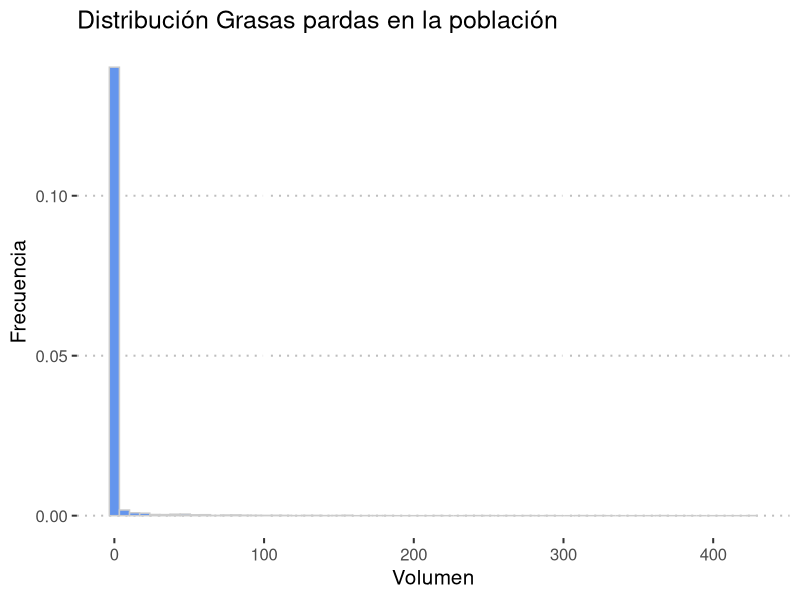
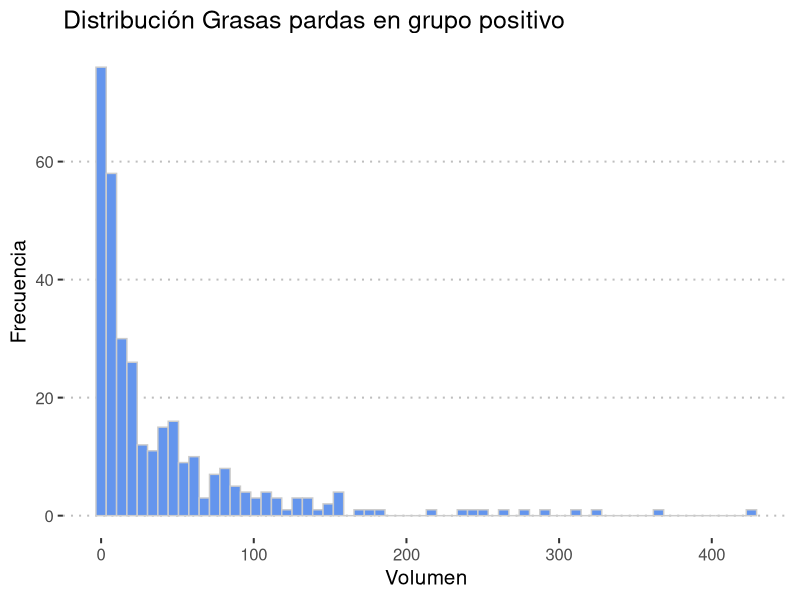
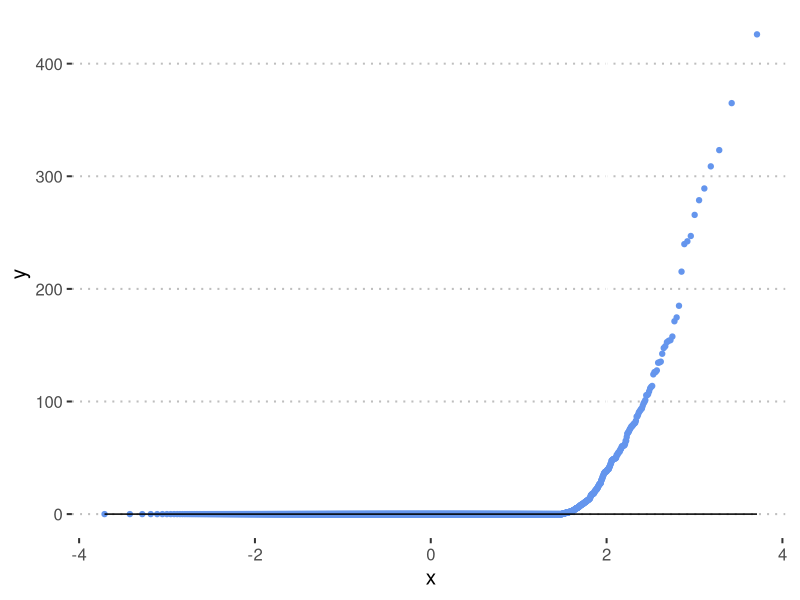
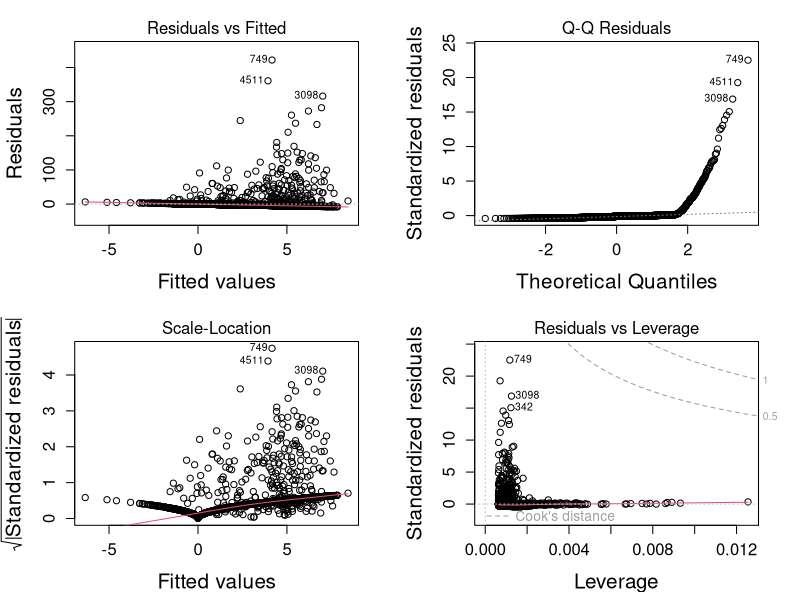
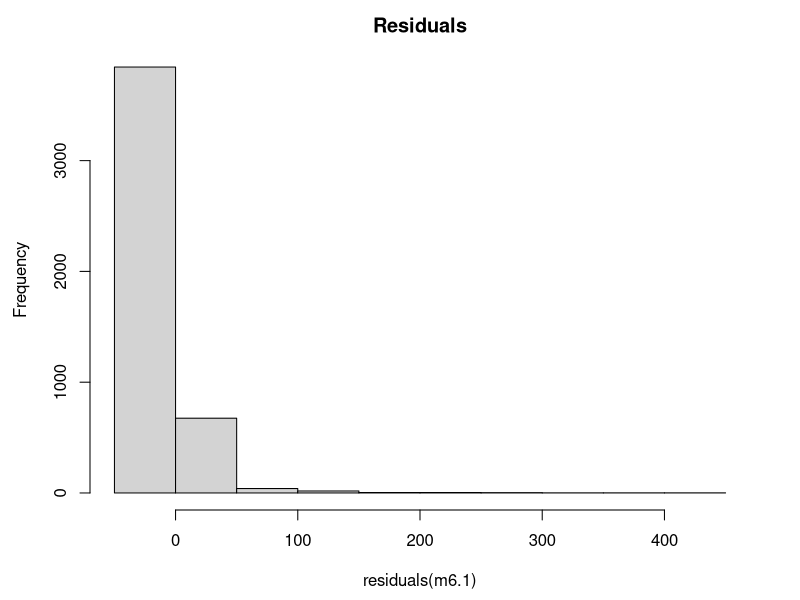

Reproduce these figures in R, in order. (Note: this script raises an error after producing the figures.)
#####################################################################################
## Guion para explicar los comandos para ejecutar regresiones GLM
## Explorar los datos tipo glm y checar modelos
#####################################################################################

library(glmmTMB)
library(data.table)
library(tidyverse)
library(gridExtra)

theme_set(ggpubr::theme_pubclean(base_size = 15)) # Load theme

# Cargar datos

d <- fread("Datasets/BrownFat_2011.csv")

# Sección 1: Gráficos de checkeo ------------------------------------------------------------
 
d %>% 
  ggplot(., aes(x = Total_vol, y = ..density..)) +
  geom_histogram(bins = 64, col = "grey80", fill = "cornflowerblue") +
  labs(x = "Volumen", y = "Frecuencia", title = "Distribución Grasas pardas en la población")

d[Total_vol > 0] %>% 
  ggplot(., aes(x = Total_vol))  +
  geom_histogram(bins = 64, col = "grey80", fill = "cornflowerblue")+
  labs(x = "Volumen", y = "Frecuencia", title = "Distribución Grasas pardas en grupo positivo")

d %>% 
  ggplot(., aes(sample = Total_vol)) +
  geom_qq(col = "cornflowerblue") +
  geom_qq_line(distribution = qnorm) 

m6.1 <- lm(Total_vol ~ BMI + Cancer_Status  + Sex + Season, 
           data = d) 
par(mfrow = c(2,2), 
    mar = c(4.5, 4.5, 2.5, 2.5))
plot(m6.1, cex.axis = 1.2, cex.lab = 1.5, cex.main = 12, cex.sub = 20)
par(mfrow = c(1,1)) 
    
hist(residuals(m6.1), main = "Residuals")

m6.1.1 <- glmmTMB(Total_vol ~ BMI + Cancer_Status  + Sex + Season, 
                  data = d, family = gaussian) 


m6.2 <- glmmTMB(Total_vol ~ BMI + Cancer_Status  + Sex + Season, 
                data = d, 
                family = tweedie(link = "log"))

AIC(m6.1, m6.1.1, m6.2)

summary(m6.2)

# Presentar resultados GLM

plot_model(model = m6.2, sort.est = T, show.values = TRUE, transform = NULL)
plot_model(model = m6.2, sort.est = T, show.values = TRUE, transform = "exp")

# Verificar el modelo

par(mfrow = c(1,3), 
    mar = c(5, 5, 2.5, 2.5),
    cex.axis = 1.2, cex.lab = 1.5, cex.main = 1.2, cex.sub = 20)

plot(fitted(m6.2), residuals(m6.2), 
     xlab = "Valor Ajustado", ylab = "Valor Residual")
qqnorm(resid(m6.2))
qqline(resid(m6.2))
hist(resid(m6.2), xlab = "Residuos", main = "")

# Sección 2: Modelar la dispersion y los ceros ----------------------------------------

d[, .(BrownFat, Age, Diabetes, Cancer_Status)] %>%
  melt.data.table(., id.vars = "BrownFat", verbose = F) %>%
  .[, .(Count = .N), by = .(variable, value, BrownFat)] %>%
  
  ggplot(., aes(x = as.factor(value),y = Count, fill = as.factor(BrownFat)) ) +
  geom_bar(stat = "identity", position = "fill") +
  facet_wrap(~ variable, scales = "free_x", nrow = 1) +
  scale_fill_brewer(palette = "Set1") +
  labs(x = "", y = "Población con grasa parda") +
  ggpubr::theme_pubclean(base_size = 20)

# Predecir los 0
m7.1 <- glmmTMB(Total_vol ~ BMI + Cancer_Status  + Sex + Season, 
                ziformula =  ~ Diabetes + Age,
                data = d, 
                family = tweedie(link = "log"))
summary(m7.1)

# Modelar la dispersión

d[Total_vol > 0] %>%
  ggplot(., aes(x = Total_vol)) +
  geom_histogram(fill = "cornflowerblue", col = "gray80", bins = 64) +
  facet_grid(Sex ~ .) +
  labs(x = "Volumen de Grasa Parda", y = "Conteo")

# Predecir dispersión
m7.2 <- glmmTMB(Total_vol ~ BMI + Cancer_Status + Season + Sex, 
                dispformula = ~ Sex,
                data = d, 
                family = tweedie(link = "log"))

# Predecir 0 y dispersion
m7.3 <- glmmTMB(Total_vol ~ BMI + Cancer_Status + Season + Sex, 
                dispformula = ~ Sex,
                ziformula =  ~ Diabetes + Age,
                                data = d, 
                family = tweedie(link = "log"))


AIC(m6.2, m7.1, m7.2, m7.3) %$% .[order(AIC),]

par(mfrow = c(1,3), 
    mar = c(5, 5, 2.5, 2.5),
    cex.axis = 1.2, cex.lab = 1.5, cex.main = 1.2, cex.sub = 20)

plot(fitted(m7.2), residuals(m7.3), 
     xlab = "Valor Ajustado", ylab = "Valor Residual")
qqnorm(resid(m7.3))
qqline(resid(m7.3))
hist(resid(m7.3), breaks = 64, xlab = "Residuos", main = "")

p  <- plot_model(m7.3,type = "pred",  
                 vcov.fun = "vcovCL") 
do.call("grid.arrange", c(p, ncol = 4))
